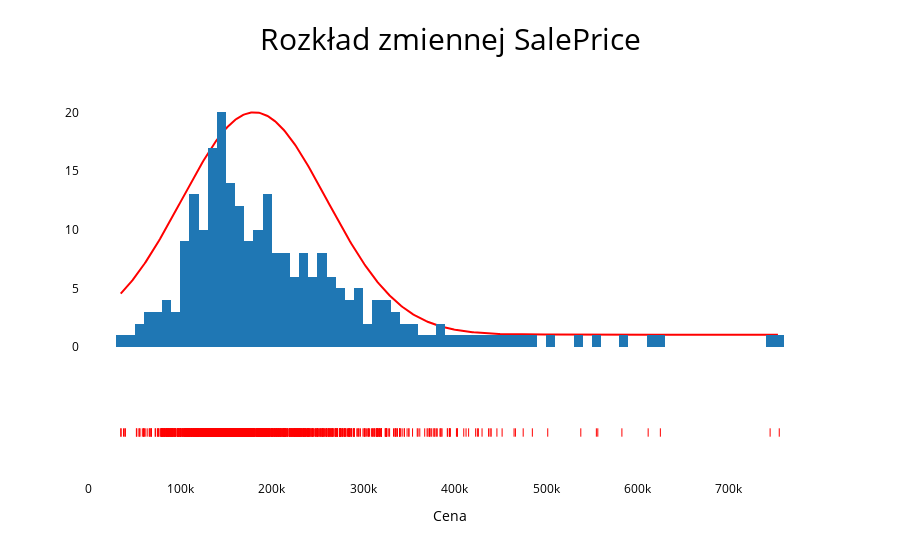

Source (notebook cell):
### Code cell
cg = CreateGraph(df_train)
cg.hist_with_normal_curve()
